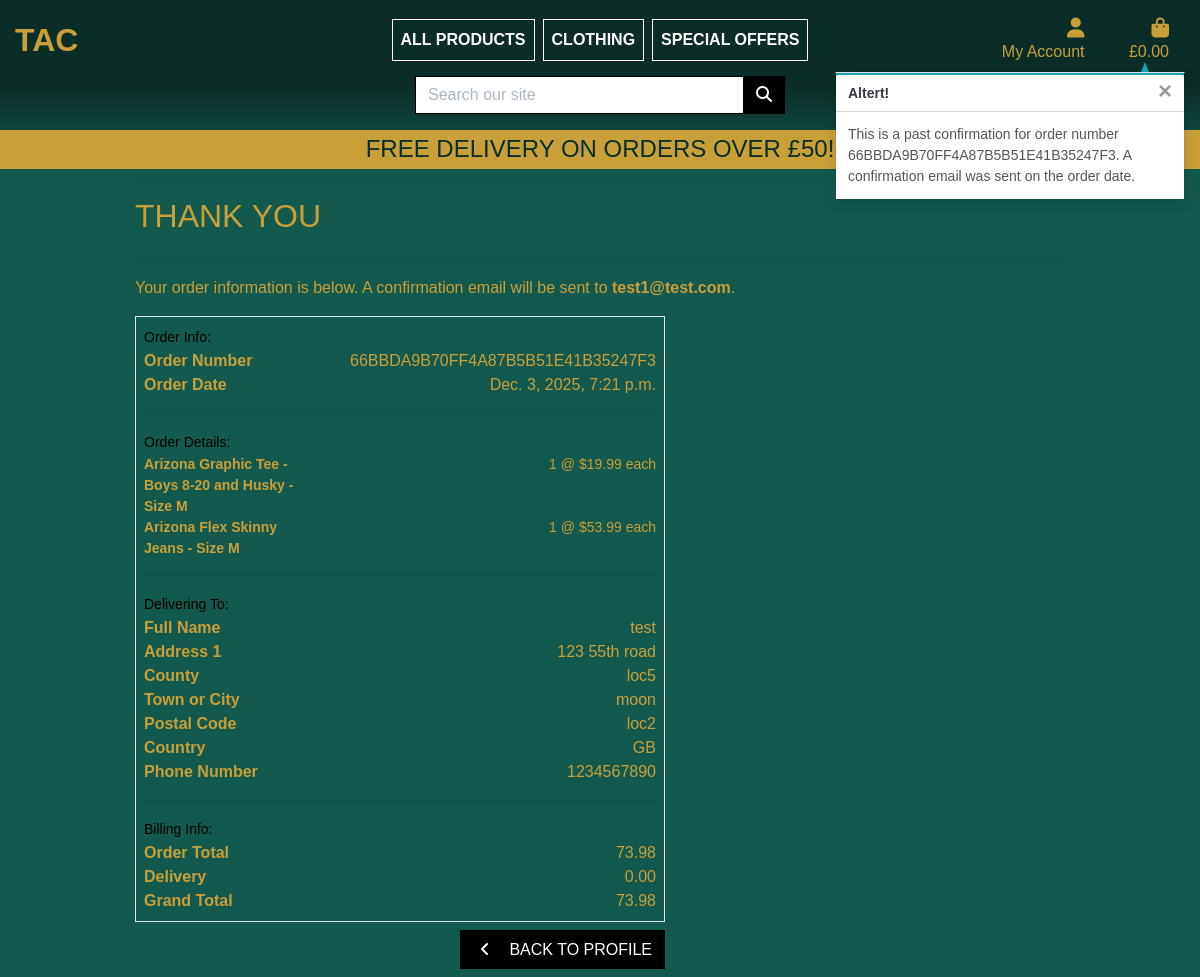
Before: /profile/order_history/66BBDA9B70FF4A87B5B51E41B35247F3 with the older database file.
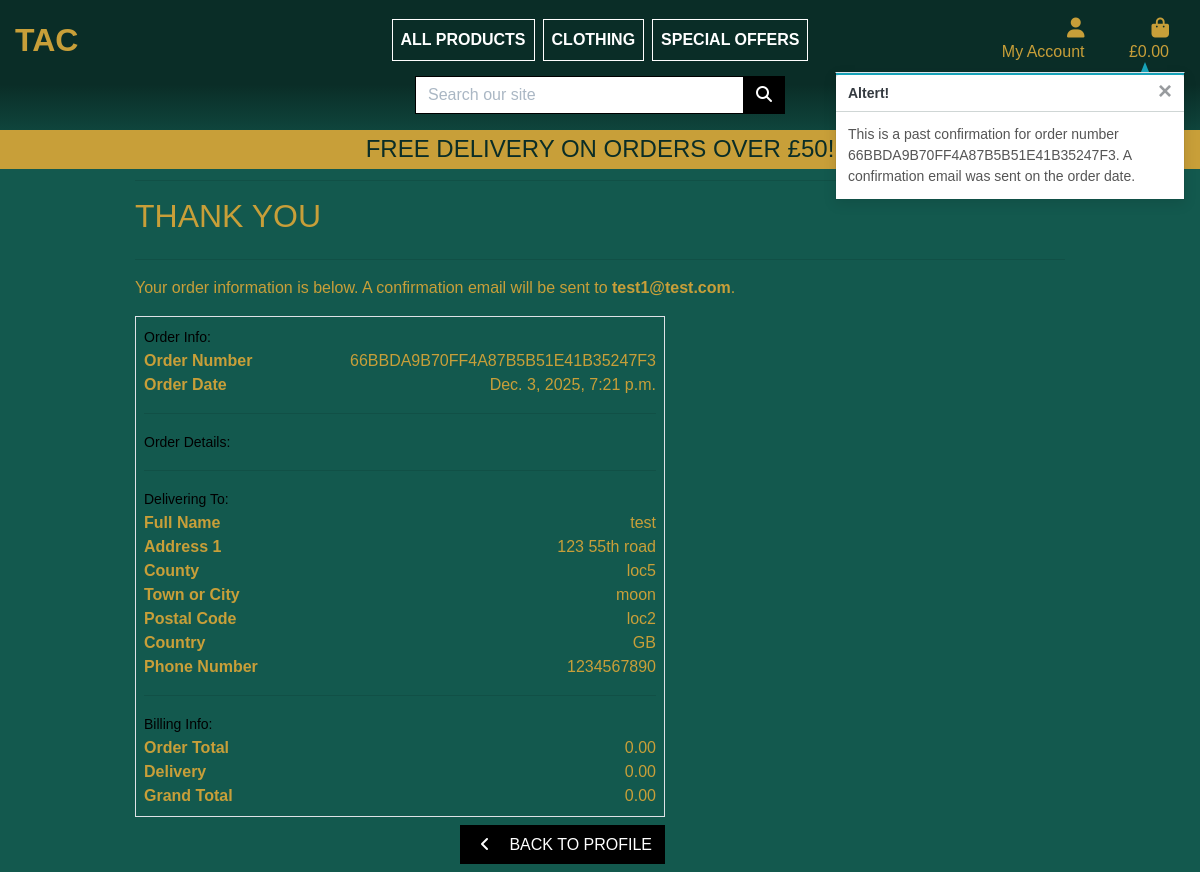
After: the same page with the newer database file.
### checkout/models.py (models this page shows, shortened)
class OrderLineItem(models.Model):
    order = models.ForeignKey(Order, null=False, blank=False, on_delete=models.CASCADE, related_name='lineitems')
    product = models.ForeignKey(Product, null=False, blank=False, on_delete=models.CASCADE)
    product_size = models.CharField(max_length=2, null=True, blank=True) # XS, S, M, L, XL
    quantity = models.IntegerField(null=False, blank=False, default=0)
    lineitem_total = models.DecimalField(max_digits=6, decimal_places=2, null=False, blank=False, editable=False)

class Order(models.Model):
    order_number = models.CharField(max_length=32, null=False, editable=False)
    user_profile = models.ForeignKey(UserProfile, on_delete=models.SET_NULL, null=True, blank=True, related_name='orders')
    full_name = models.CharField(max_length=50, null=False, blank=False)
    email = models.EmailField(max_length=254, null=False, blank=False)
    phone_number = models.CharField(max_length=20, null=False, blank=False)
    country = CountryField(blank_label='Country *', null=False, blank=False)
    postcode = models.CharField(max_length=20, null=True, blank=True)
    town_or_city = models.CharField(max_length=40, null=False, blank=False)
    street_address1 = models.CharField(max_length=80, null=False, blank=False)
    street_address2 = models.CharField(max_length=80, null=True, blank=True)
    county = models.CharField(max_length=80, null=True, blank=True)
    date = models.DateTimeField(auto_now_add=True)
    delivery_cost = models.DecimalField(max_digits=6, decimal_places=2, null=False, default=0)
    order_total = models.DecimalField(max_digits=10, decimal_places=2, null=False, default=0)
    grand_total = models.DecimalField(max_digits=10, decimal_places=2, null=False, default=0)
    original_bag = models.TextField(null=False, blank=False, default='')
    stripe_pid = models.CharField(max_length=254, null=False, blank=False, default='')

### products/models.py (models this page shows, shortened)
class Product(models.Model):
    category = models.ForeignKey('Category', null=True, blank=True, on_delete=models.SET_NULL)
    sku = models.CharField(max_length=254, null=True, blank=True)
    name = models.CharField(max_length=254)
    description = models.TextField()
    has_sizes = models.BooleanField(default=False, null=True, blank=True)
    price = models.DecimalField(max_digits=6, decimal_places=2)
    rating = models.DecimalField(max_digits=6, decimal_places=2, null=True, blank=True)
    image_url = models.URLField(max_length=1024, null=True, blank=True)
    image = models.ImageField(null=True, blank=True)
    image_alt = models.CharField(max_length=50, blank=True, help_text="Detailed description for users that struggle to see the image, please describe colour, style, target audience", default="Undefined")

### profiles/views.py (the view)
# urls.py: path('order_history/<order_number>', views.order_history, name='order_history')
def order_history(request, order_number):
    order = get_object_or_404(Order, order_number=order_number)
    messages.info(request, (
        f'This is a past confirmation for order number {order_number}. '
        'A confirmation email was sent on the order date.'
    ))
    template = 'checkout/checkout_success.html'
    context = {
        'order': order,
        'from_profile': True,
    }
    return render(request, template, context)

### shopbag/contexts.py (called while the page is built, shortened)
def bag_contents(request):
    bag_items = []
    total = 0
    product_count = 0
    bag = request.session.get('bag', {})
    if total < settings.FREE_DELIVERY_THRESHOLD:
        delivery = total * Decimal(settings.STANDARD_DELIVERY_PERCENTAGE / 100)
        free_delivery_delta = settings.FREE_DELIVERY_THRESHOLD - total
    else:
        delivery = 0
        free_delivery_delta = 0
    grand_total = delivery + total
    context = {
        'bag_items': bag_items,
        'total': total,
        'product_count': product_count,
        'delivery': delivery,
        'free_delivery_delta': free_delivery_delta,
        'free_delivery_threshold': settings.FREE_DELIVERY_THRESHOLD,
        'grand_total': grand_total,
    }
    return context

### checkout/templates/checkout/checkout_success.html (shortened to what the changed rows need)
{% extends "base.html" %}
{% load static %}
{% block content %}
    <div class="container">
        <div class="row">
            <div class="col">
                <h2 class="logo-font mb-4 text-gld">Thank You</h2>
                <p class="text-gld">Your order information is below. A confirmation email will be sent to <strong>{{ order.email }}</strong>.</p>
            </div>
        </div>
        <div class="row text-gld">
            <div class="col-12 col-lg-7">
                <div class="order-confirmation-wrapper p-2 border">
                    <div class="row">
                        <div class="col-12 col-md-8 text-md-right">
                            <p class="mb-0">{{ order.order_number }}</p>
                        </div>
                    </div>
                    <div class="row">
                        <div class="col-12 col-md-8 text-md-right">
                            <p class="mb-0">{{ order.date }}</p>
                        </div>
                    </div>
                    {% for item in order.lineitems.all %}
                    <div class="row">
                        <div class="col-12 col-md-4">
                            <p class="small mb-0 text-gld font-weight-bold">
                                {{ item.product.name }}{% if item.product_size %} - Size {{ item.product_size|upper}}{% endif %}
                            </p>
                        </div>
                        <div class="col-12 col-md-8 text-md-right">
                            <p class="small mb-0">{{ item.quantity }} @ ${{ item.product.price }} each</p>
                        </div>
                    </div>
                    {% endfor %}
                    <div class="row">
                        <div class="col-12 col-md-8 text-md-right">
                            <p class="mb-0">{{ order.full_name }}</p>
                        </div>
                    </div>
                    <div class="row">
                        <div class="col-12 col-md-8 text-md-right">
                            <p class="mb-0">{{ order.street_address1 }}</p>
                        </div>
                    </div>
                    {% if order.county %}
                    <div class="row">
                        <div class="col-12 col-md-4">
                            <p class="mb-0 text-gld font-weight-bold">County</p>
                        </div>
                        <div class="col-12 col-md-8 text-md-right">
                            <p class="mb-0">{{ order.county }}</p>
                        </div>
                    </div>
                    {% endif %}
                    <div class="row">
                        <div class="col-12 col-md-8 text-md-right">
                            <p class="mb-0">{{ order.town_or_city }}</p>
                        </div>
                    </div>
                    {% if order.postcode %}
                    <div class="row">
                        <div class="col-12 col-md-4">
                            <p class="mb-0 text-gld font-weight-bold">Postal Code</p>
                        </div>
                        <div class="col-12 col-md-8 text-md-right">
                            <p class="mb-0">{{ order.postcode }}</p>
                        </div>
                    </div>
                    {% endif %}
                    <div class="row">
                        <div class="col-12 col-md-8 text-md-right">
                            <p class="mb-0">{{ order.country }}</p>
                        </div>
                    </div>
                    <div class="row">
                        <div class="col-12 col-md-8 text-md-right">
                            <p class="mb-0">{{ order.phone_number }}</p>
                        </div>
                    </div>
                    <div class="row">
                        <div class="col-12 col-md-8 text-md-right">
                            <p class="mb-0">{{ order.order_total }}</p>
                        </div>
                    </div>
                    <div class="row">
                        <div class="col-12 col-md-8 text-md-right">
                            <p class="mb-0">{{ order.delivery_cost }}</p>
                        </div>
                    </div>
                    <div class="row">
                        <div class="col-12 col-md-8 text-md-right">
                            <p class="mb-0">{{ order.grand_total }}</p>
                        </div>
                    </div>
                </div>
            </div>
        </div>
    </div>
{% endblock %}

Changed rows visible on the page:
removed OrderLineItem: product.name "Arizona Graphic Tee - Boys 8-20 and Husky", product_size "M", quantity "1", product.price "19.99"
removed OrderLineItem: product.name "Arizona Flex Skinny Jeans", product_size "M", quantity "1", product.price "53.99"
changed Order "test1@test.com": order_total "73.98" → "0.00"; grand_total "73.98" → "0.00"
